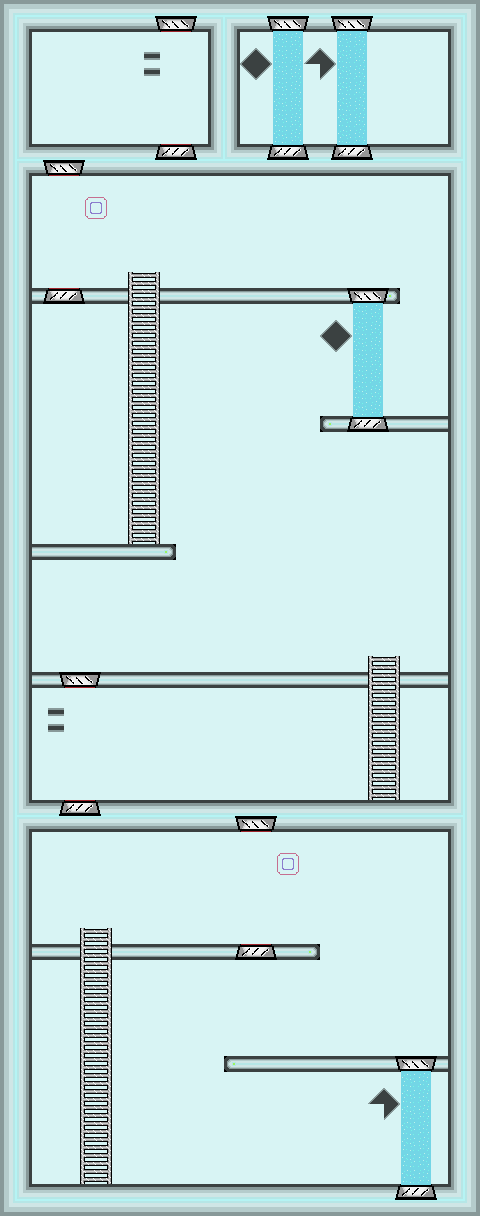

This is a level from a 2D game, rendered from its Tiled map with the project's own tilesets. A one-line summary and the map file follow, with tile-layer data summarised:
An orthogonal 30x76 tile map with 16x16 px tiles, 2 tile layers (Calque de Tile 1, Calque 2) and 19 objects (5x trigger, 2x TBC, player, tp_eq_top, tp_sq_top, ...).

<map version="1.0" orientation="orthogonal" renderorder="right-down" width="30" height="76" tilewidth="16" tileheight="16" nextobjectid="33">
 <tileset firstgid="1" name="tilez" tilewidth="16" tileheight="16">
  <image source="tilez.png" width="1024" height="1024" />
 </tileset>
 <layer name="Calque de Tile 1" width="30" height="76">
  <data>[2280 cells, 2280 non-empty, 51 distinct tile ids]</data>
 </layer>
 <layer name="Calque 2" width="30" height="76">
  <data>[2280 cells, 204 non-empty, 20 distinct tile ids]</data>
 </layer>
 <objectgroup name="Calque d'objets 1">
  <object id="5" name="exit" type="trigger" x="32" y="80" width="64" height="64">
   <properties>
    <property name="enabled" value="1" />
    <property name="hit_point" value="echo Game Over !" />
    <property name="point_x" value="32" />
    <property name="point_y" value="48" />
    <property name="sprite" value="assets/exit.png" />
   </properties>
  </object>
  <object id="6" name="player" type="player" x="400" y="96" width="32" height="48" />
  <object id="7" name="tp_eq_top" x="160" y="32" width="32" height="112">
   <properties>
    <property name="enabled" value="0" />
    <property name="use" value="teleport tp_eq_bot" />
   </properties>
  </object>
  <object id="8" name="tp_sq_top" x="272" y="32" width="32" height="112">
   <properties>
    <property name="use" value="teleport tp_sq_bot" />
   </properties>
  </object>
  <object id="9" name="tp_nsq_top" x="336" y="32" width="32" height="112">
   <properties>
    <property name="use" value="teleport tp_nsq_bot" />
   </properties>
  </object>
  <object id="10" name="tp_o_top" x="48" y="176" width="32" height="112">
   <properties>
    <property name="enabled" value="0" />
    <property name="use" value="teleport tp_o_bot" />
   </properties>
  </object>
  <object id="11" name="tp_sq_bot" x="352" y="304" width="32" height="112">
   <properties>
    <property name="use" value="teleport tp_sq_top" />
   </properties>
  </object>
  <object id="12" name="tp_eq_bot" x="64" y="688" width="32" height="112">
   <properties>
    <property name="enabled" value="0" />
    <property name="use" value="teleport tp_eq_top" />
   </properties>
  </object>
  <object id="13" name="tp_o_bot" x="240" y="832" width="32" height="112">
   <properties>
    <property name="enabled" value="0" />
    <property name="use" value="teleport tp_o_top" />
   </properties>
  </object>
  <object id="14" name="tp_nsq_bot" x="400" y="1072" width="32" height="112">
   <properties>
    <property name="use" value="teleport tp_nsq_top" />
   </properties>
  </object>
  <object id="18" name="key3" x="64" y="512" width="32" height="32" />
  <object id="19" name="bot3a" x="288" y="624" width="32" height="48" />
  <object id="21" name="bot3b" x="128" y="624" width="32" height="48" />
  <object id="26" name="key2a" type="trigger" x="160" y="912" width="32" height="32">
   <properties>
    <property name="enabled" value="1" />
    <property name="hit_point" value="add_item move; disable object key2a" />
    <property name="point_x" value="16" />
    <property name="point_y" value="16" />
    <property name="sprite" value="assets/clef2.png" />
    <property name="tiles_x" value="1" />
    <property name="tiles_y" value="1" />
   </properties>
  </object>
  <object id="27" name="key2b" type="trigger" x="64" y="640" width="32" height="32">
   <properties>
    <property name="enabled" value="1" />
    <property name="hit_point" value="add_item move; disable object key2b" />
    <property name="point_x" value="16" />
    <property name="point_y" value="16" />
    <property name="sprite" value="assets/clef2.png" />
    <property name="tiles_x" value="1" />
    <property name="tiles_y" value="1" />
   </properties>
  </object>
  <object id="29" name="bot2a" type="TBC" x="336" y="1008" width="32" height="48">
   <properties>
    <property name="direction" value="0" />
    <property name="hack_move" value="move to console @speed @dist; disable trigger terminal_o; enable trigger tp_o_bot; enable trigger tp_o_top" />
    <property name="sprite" value="assets/toutrobots.png" />
   </properties>
  </object>
  <object id="30" name="bot2b" type="TBC" x="256" y="752" width="32" height="48">
   <properties>
    <property name="direction" value="0" />
    <property name="hack_move" value="move to console @speed @dist; disable trigger terminal_eq; enable trigger tp_eq_bot; enable trigger tp_eq_top" />
    <property name="sprite" value="assets/toutrobots.png" />
   </properties>
  </object>
  <object id="31" name="terminal_o" type="trigger" x="240" y="1008" width="32" height="48">
   <properties>
    <property name="sprite" value="assets/terminal.png" />
    <property name="tile_disable" value="0" />
    <property name="tile_enable" value="1" />
   </properties>
  </object>
  <object id="32" name="terminal_eq" type="trigger" x="416" y="752" width="32" height="48">
   <properties>
    <property name="sprite" value="assets/terminal.png" />
    <property name="tile_disable" value="0" />
    <property name="tile_enable" value="1" />
   </properties>
  </object>
 </objectgroup>
</map>
